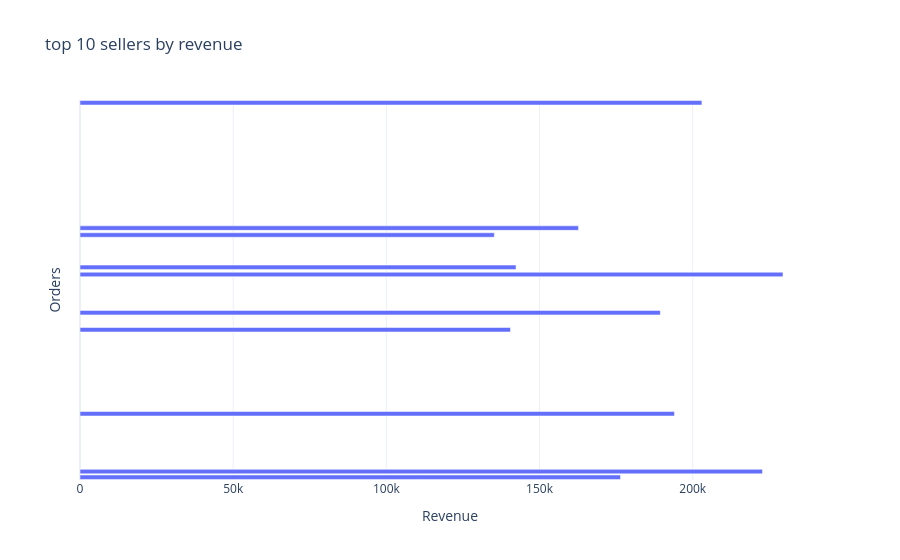

Notebook cell for this chart:
### Code cell
fig = px.bar(
    seller_revenue.head(10),
    x="Revenue",
    y="Orders",
    orientation="h",
    title="top 10 sellers by revenue",
    template="plotly_white"
)
fig.update_yaxes(showticklabels=False)
fig.show()

### Figure 1 — Plotly figure (JSON) as saved in the notebook; plotly's stock layout.template omitted (floating-point values rounded to 4 significant figures)
{"data": [{"hovertemplate": "Revenue=%{x}<br>Orders=%{y}<extra></extra>", "legendgroup": "", "marker": {"color": "#636efa", "pattern": {"shape": ""}}, "name": "", "orientation": "h", "showlegend": false, "textposition": "auto", "type": "bar", "x": [229500.0, 222800.0, 203000.0, 194000.0, 189400.0, 176400.0, 162700.0, 142300.0, 140500.0, 135200.0], "xaxis": "x", "y": [1132, 358, 1806, 585, 982, 336, 1314, 1160, 915, 1287], "yaxis": "y"}], "layout": {"barmode": "relative", "legend": {"tracegroupgap": 0}, "title": {"text": "top 10 sellers by revenue"}, "xaxis": {"anchor": "y", "domain": [0, 1], "title": {"text": "Revenue"}}, "yaxis": {"anchor": "x", "domain": [0, 1], "showticklabels": false, "title": {"text": "Orders"}}}}
